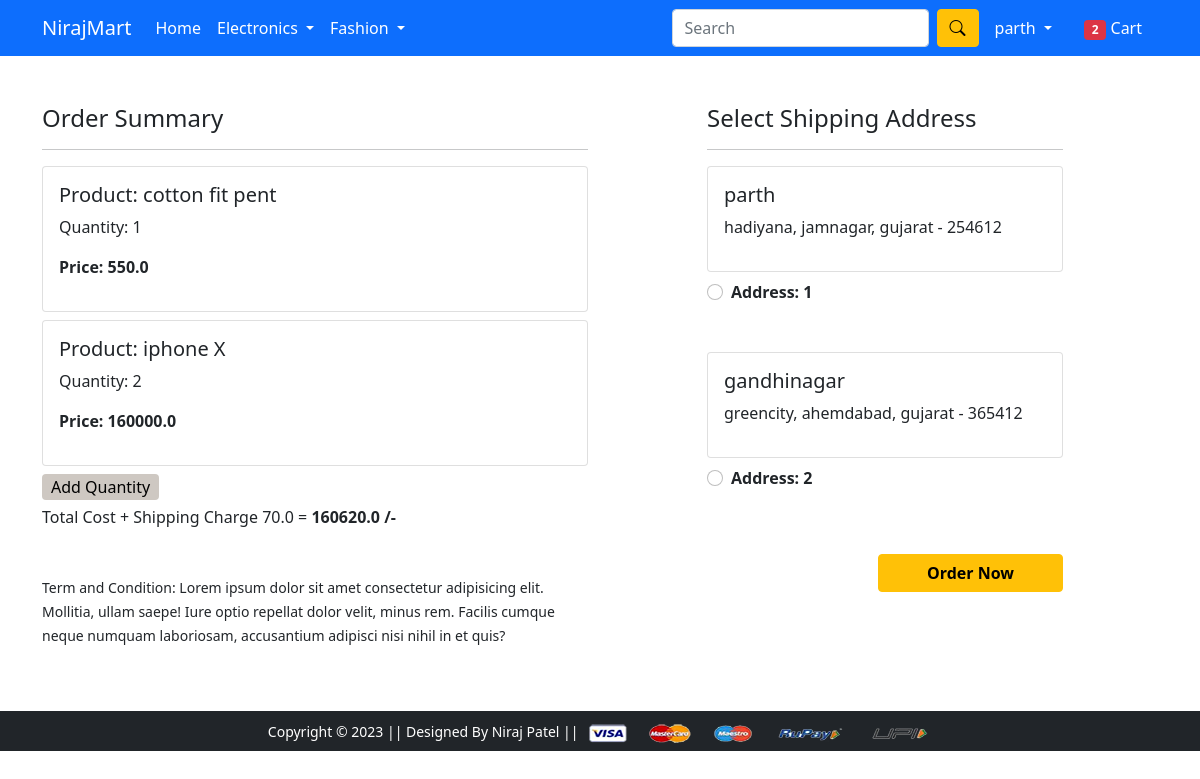
The app's page /checkout/ (signed in) with its own data.
### app/models.py (models this page shows, shortened)
class Cart(models.Model):
    user = models.ForeignKey(User, on_delete=models.CASCADE)
    product = models.ForeignKey(Product, on_delete=models.CASCADE)
    quantity = models.PositiveIntegerField(default=1)
    @property
    def Cart_total(self):
        return self.quantity * self.product.discount_price

class Product(models.Model):
    title = models.CharField(max_length=100)
    selling_price = models.FloatField()
    discount_price = models.FloatField()
    discription = models.TextField()
    brand = models.CharField(max_length=100)
    category = models.CharField(choices=CATEGOTY_CHOICES, max_length=2)
    product_image = models.ImageField(upload_to='productimg')

class Customer(models.Model):
    user = models.ForeignKey(User, on_delete=models.CASCADE)
    name = models.CharField(max_length=150)
    village = models.CharField(max_length=200)
    city = models.CharField(max_length=100)
    pincode = models.IntegerField()
    state = models.CharField(max_length=50)

### app/views.py (the view)
# urls.py: path('checkout/', views.checkout, name='checkout'),
@login_required
def checkout(request):
    cart_lenth = Cart.objects.filter(user=request.user).count()
    user = request.user
    customer = Customer.objects.filter(user=user)
    cart = Cart.objects.filter(user=user)
    amount = 0.0
    delivery_charge = 70.0
    totalamount = 0.0
    cart_product = [p for p in Cart.objects.all() if p.user==user]
    if cart_product:
        for p in cart_product:
          temp_amount = (p.quantity * p.product.discount_price)
          amount += temp_amount
          totalamount = amount + delivery_charge
    return render(request, 'app/checkout.html',{'add':customer, 'cart':cart,'totamount':totalamount, 'cart_lenth':cart_lenth})

### app/templates/app/checkout.html (shortened to what this page needs)
{% extends 'app/base.html' %}
{% load static %}
{% block main-content %}
<div class="container" style="min-height: 69.3vh;">
 <div class="row mt-5">
  <div class="col-sm-6 mb-3">
    <h4>Order Summary</h4>
    <hr>
    {% for cart in cart %}
      <div class="card mb-2">
        <div class="card-body">
          <h5>Product: {{cart.product.title}}</h5>
          <p>Quantity: {{cart.quantity}} </p>
          <p class="fw-bold mt-2">Price: {{cart.Cart_total}}</p>
        </div>
      </div>
    {% endfor %}
    <a href="/cart" class="btn  p-0 px-2 mb-2" style="text-decoration: none; color: rgb(0, 0, 0); background-color: rgb(206, 200, 194);">Add Quantity</a>
    <h6 class="mb-5">Total Cost + Shipping Charge 70.0 =  <strong>{{totamount}} /-</strong> </h6>
    <small>Term and Condition: Lorem ipsum dolor sit amet consectetur adipisicing elit. Mollitia, ullam saepe! Iure optio repellat dolor velit, minus rem. Facilis cumque neque numquam laboriosam, accusantium adipisci nisi nihil in et quis?</small>
  </div>
  <div class="col-sm-4 offset-sm-1">
    <h4>Select Shipping Address</h4>
    <hr>
    {% if add %}
    {% for add in add %}
    <form action="/paymentdone">
      <div class="card">
        <div class="card-body">
          <h5>{{add.name}}</h5>
          <p>{{add.village}}, {{add.city}}, {{add.state}} - {{add.pincode}}</p>
        </div>
      </div>
      <div class="form-check mt-2 mb-5">
          <input class="form-check-input" type="radio" required name="custid" id="custadd{{forloop.counter}}" value="{{add.id}}">
          <label class="form-check-label fw-bold" for="custadd{{forloop.counter}}">
            Address: {{forloop.counter}} </label>
          </div>
          {% endfor %}
          {% else %}
          <div class="text-end">
            <a href="/profile" class="btn btn-warning mt-3 px-5 fw-bold">Add Address</a>
          </div>
          {% endif %}
        {% if add  %}
        <div class="text-end">
          <button type="submit" class="btn btn-warning mt-3 px-5 fw-bold">Order Now</button>
        </div>
        {% endif %}
      </form>
    </div>
  </div>
</div>
{% endblock main-content %}

### app/templates/app/base.html (shortened to what this page needs)
<!doctype html>
{% load static %}
<html lang="en">
<head>
  <link href="https://cdn.jsdelivr.net/npm/bootstrap@5.0.0-beta1/dist/css/bootstrap.min.css" rel="stylesheet"
>
  <link rel="stylesheet" href="https://cdn.jsdelivr.net/npm/bootstrap-icons@1.10.3/font/bootstrap-icons.css">
  <link rel="stylesheet" href="{% static 'app/css/owl.carousel.min.css' %}">
  <link rel="stylesheet" href="{% static 'app/css/all.min.css' %}">
  <link rel="stylesheet" href="{% static 'app/css/style.css' %}">
</head>
<body>
  <nav class="navbar navbar-expand-lg navbar-dark bg-primary">
    <div class="container">
      <a class="navbar-brand" href="/">NirajMart</a>
      <div class="collapse navbar-collapse" id="navbarSupportedContent">
        <ul class="navbar-nav me-auto mb-2 mb-lg-0">
          <li class="nav-item">
            <a class="nav-link active" aria-current="page" href="/">Home</a>
          </li>
          <li class="nav-item dropdown">
            <a class="nav-link dropdown-toggle text-white" href="#" id="electronicsDropdown" role="button"
              data-bs-toggle="dropdown" aria-expanded="false">
              Electronics
            </a>
          </li>
          <li class="nav-item dropdown">
            <a class="nav-link dropdown-toggle text-white" href="#" id="fashionDropdown" role="button"
              data-bs-toggle="dropdown" aria-expanded="false">
              Fashion
            </a>
          </li>
        </ul>
        <form class="d-flex" action="/search">
          <input class="form-control me-2" type="search" name="search" placeholder="Search" aria-label="Search">
          <button class="btn btn-warning" type="submit"><i class="bi bi-search"></i></button>
        </form>
        <div>
          <ul class="navbar-nav me-auto mb-2 mb-lg-0">
            {% if request.user.is_authenticated %}
            <li class="nav-item dropdown mx-2">
              <a class="nav-link dropdown-toggle text-white" href="#" id="profileDropdown" role="button"
                data-bs-toggle="dropdown" aria-expanded="false">
                {% if request.user.is_authenticated %}
                {{request.user.username}}
                {% else %}
                Guest
                {% endif %}
              </a>
            </li>
            <li class="nav-item mx-2">
              <a href="{% url 'show_cart' %}" class="nav-link text-white"><span class="badge bg-danger">{{cart_lenth}}</span>
                Cart
              </a>
            </li>
            {% endif %}
          </ul>
        </div>
      </div>
    </div>
  </nav>
  {% block main-content %} {% endblock main-content %}
  <footer class="container-fluid bg-dark text-center p-2 mt-5">
    <small class="text-white">Copyright &copy; 2023 || Designed By Niraj Patel || </small>
    <img src="{% static 'app/images/payment.png' %}" alt="" srcset="" class="img-fluid" height="2px">
  </footer>
</body>
</html>

### records on screen
Cart: product "cotton fit pent", quantity "1", Cart_total "550.0"
Cart: product "iphone X", quantity "2", Cart_total "160000.0"
Customer: name "parth", village "hadiyana", city "jamnagar", state "gujarat", pincode "254612"
Customer: name "gandhinagar", village "greencity", city "ahemdabad", state "gujarat", pincode "365412"

### other values on screen
{{ request.user.username }} "parth"
{{ cart_lenth }} "2"
{{ totamount }} "160620.0"
